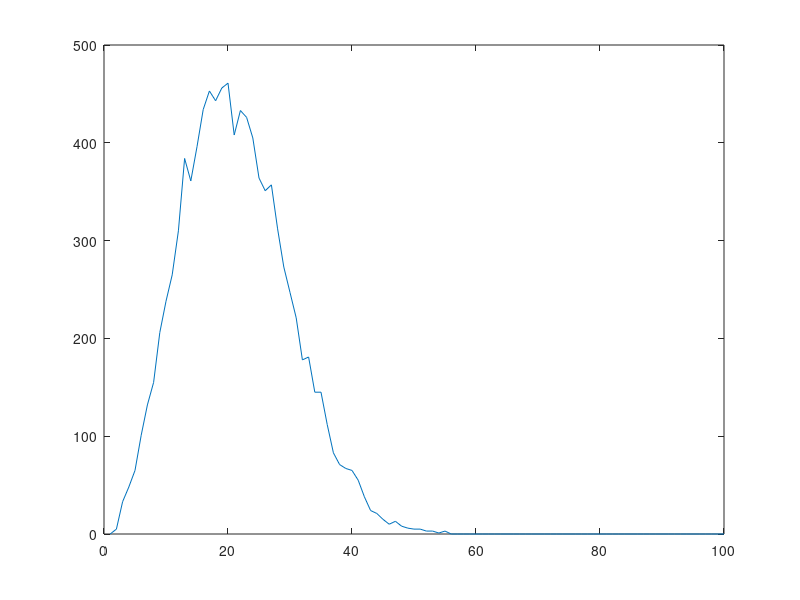

MATLAB code for this plot: (Note: this script raises an error after producing the figure.)
trials=1e4;
steps=20;

% for alpha=1:7

alpha=1;
polar=zeros(steps,1);
azm=zeros(steps,1);
%% First step
D=zeros(trials,1);
liklihd=zeros(trials,1);
for i=1:trials
r=1;

%% Next steps
M=steps;
zzz=2*rand(M,1).^(1/alpha)-1;
polar=acos(zzz);
polar(1) = acos(2*rand()-1);
azm=rand(M,1)*2*pi;
x=sin(polar).*cos(azm);
y=sin(polar).*sin(azm);
z=cos(polar);
X=sum(x);
Y=sum(y);
Z=sum(z);
distance=sqrt(X^2+Y^2+Z^2);
D(i)=distance;
ZZZ=(((z+1)/2).^(1-alpha))/alpha;
liklihd(i)=prod(ZZZ);
end
% hist(D)

%% Binning
bins=100;
delt=steps/bins;
range_end=0;
prob=zeros(bins,1);
meansave=zeros(bins,1);
sigsave=zeros(bins,1);
COV=[];
for i=1:bins
   range_start=range_end;
   range_end=range_start+delt;
   interim=1*(D>=range_start & D<=range_end); 
   p=interim.*liklihd;
   prob(i)=sum(p);
   m=mean(p);                  % find the sample mean
   s=sqrt(var(p));             % and the standard deviation
   meansave(i)=m;              % save them
   sigsave(i)=s; 
end

%% Plotting
plot(prob);

% hold on
% end

%% large equation
clear X Y Z
N=20;
rmax=20;
r=1;
i=1;
p_check=[];
for r=0:0.2:rmax
ro=r/rmax;
L= @(x) 1/tanh(x)-1/x-ro;
x0=0.5;
linv = fzero(L,x0);
p_check(i)=ro*linv/(rmax*sqrt((pi/(2*N^3))*(1-ro^2-2*ro/(linv)))) * exp(-N*ro*linv) * (sinh(linv)/linv)^N;
i=i+1;
end

% semilogy(p_check')
% hold on
% semilogy(prob)

%% Coefficient of variation
% COV=sigsave./meansave
% figure,plot(COV)
